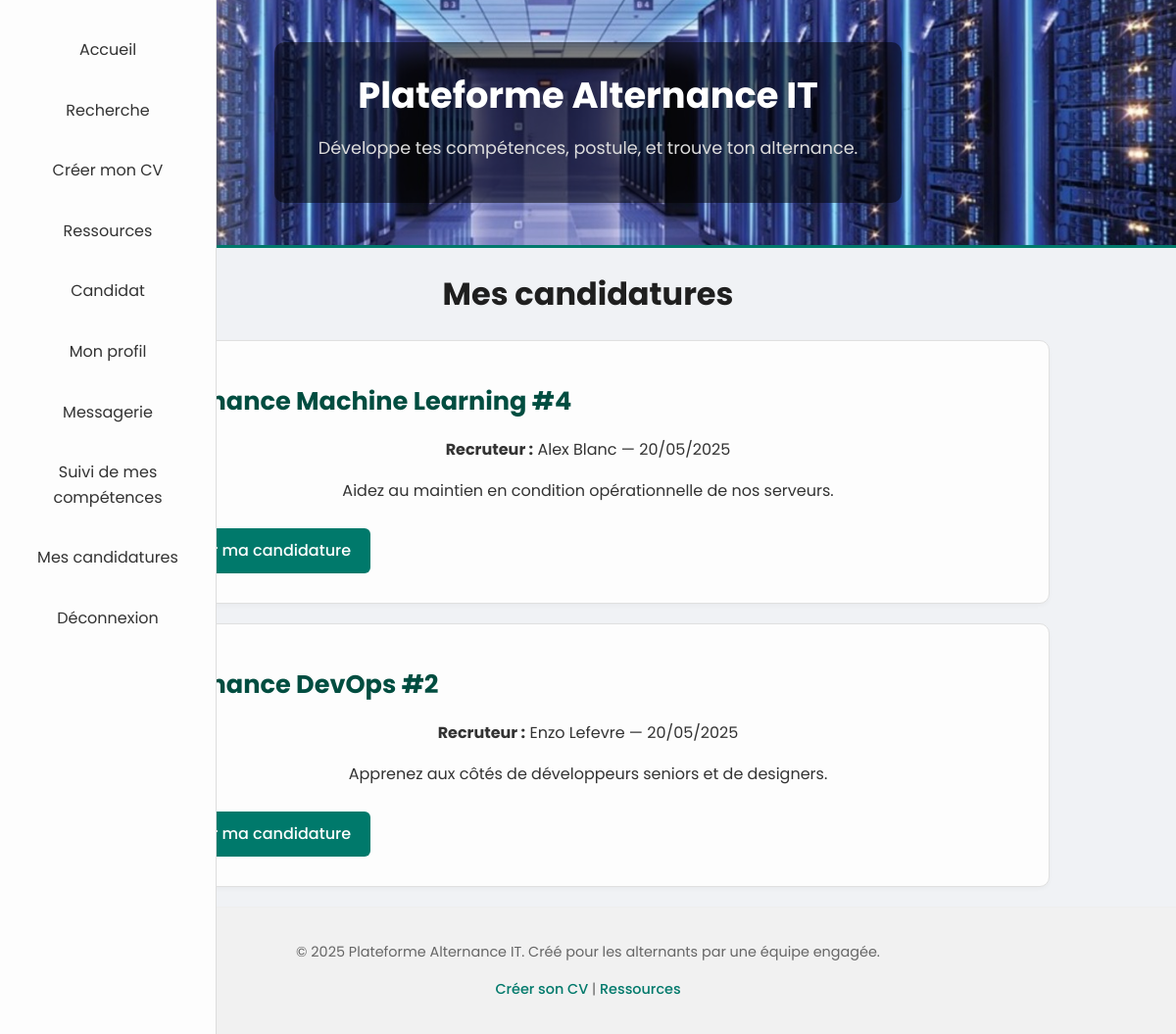
The app's page /candidat/candidatures.php (signed in) with its own data.
### tables this page shows
CREATE TABLE `annonces` (
  `id` int(11) NOT NULL,
  `recruteur_id` int(11) NOT NULL,
  `titre` varchar(150) NOT NULL,
  `description` text NOT NULL,
  `date_publication` timestamp NOT NULL DEFAULT current_timestamp()
);

CREATE TABLE `utilisateurs` (
  `id` int(11) NOT NULL,
  `nom` varchar(100) NOT NULL,
  `email` varchar(150) NOT NULL,
  `mot_de_passe` varchar(255) NOT NULL,
  `role` enum('candidat','recruteur','admin') NOT NULL,
  `date_creation` timestamp NOT NULL DEFAULT current_timestamp()
);

### candidat/candidatures.php (the view, shortened to what this page needs)
<?php
require_once("../includes/config.php");
$candidat_id = $_SESSION["user_id"];
$stmt = $pdo->prepare("
    SELECT a.id, a.titre, a.description, a.date_publication, u.nom AS recruteur
    FROM candidatures c
    JOIN annonces a ON a.id = c.annonce_id
    JOIN utilisateurs u ON u.id = a.recruteur_id
    WHERE c.candidat_id = ?
    ORDER BY c.date_candidature DESC
");
$stmt->execute([$candidat_id]);
$candidatures = $stmt->fetchAll();
include("../includes/header.php");
?>
<h1>Mes candidatures</h1>
<?php if (count($candidatures) > 0): ?>
    <?php foreach ($candidatures as $c): ?>
        <div class="project">
            <h2><?= htmlspecialchars($c['titre']) ?></h2>
            <p><strong>Recruteur :</strong> <?= htmlspecialchars($c['recruteur']) ?> — <?= date("d/m/Y", strtotime($c['date_publication'])) ?></p>
            <p><?= nl2br(htmlspecialchars($c['description'])) ?></p>
            <a class="btn-contact" href="/projet_annuel/candidat/postuler.php?id=<?= $c['id'] ?>&action=retirer">Retirer ma candidature</a>
        </div>
    <?php endforeach; ?>
<?php else: ?>
    <div class="shortcut-box"><p>Vous n'avez encore postulé à aucune offre.</p></div>
<?php endif; ?>
<?php include("../includes/footer.php"); ?>

### assets/style.css (style rules this page uses)
body { margin: 0; font-family: 'Poppins', sans-serif; background-color: #f0f2f5; color: #1f1f1f; line-height: 1.6; }
a { text-decoration: none; color: #00695c; transition: color 0.3s ease; }
h1, p { text-align: center !important; }
.presentation-box, .shortcut-box, .project, .skill-box, .form-container, .cv-section { background-color: #fdfdfd; border: 1px solid #e0e0e0; border-radius: 10px; padding: 20px; margin: 20px auto; color: #333; box-shadow: 0 2px 4px rgba(0,0,0,0.03); max-width: 900px; }
.presentation-box h2, .shortcut-box h3, .project h2, .cv-section h3 { color: #004d40; font-size: 1.6rem; margin-bottom: 10px; }
.project p, .project ul, .cv-section p { font-size: 1rem; line-height: 1.6; }
.btn-contact { display: inline-block; padding: 10px 20px; margin: 10px auto; background-color: #00796b; color: white; font-weight: 500; text-align: center; border-radius: 6px; transition: background-color 0.3s ease, transform 0.2s; text-decoration: none; }

### records on screen
annonces: titre "Alternance Machine Learning #4", recruteur.nom "Alex Blanc", date_publication "20/05/2025", description "Aidez au maintien en condition opérationnelle de nos serveurs."
annonces: titre "Alternance DevOps #2", recruteur.nom "Enzo Lefevre", date_publication "20/05/2025", description "Apprenez aux côtés de développeurs seniors et de designers."
